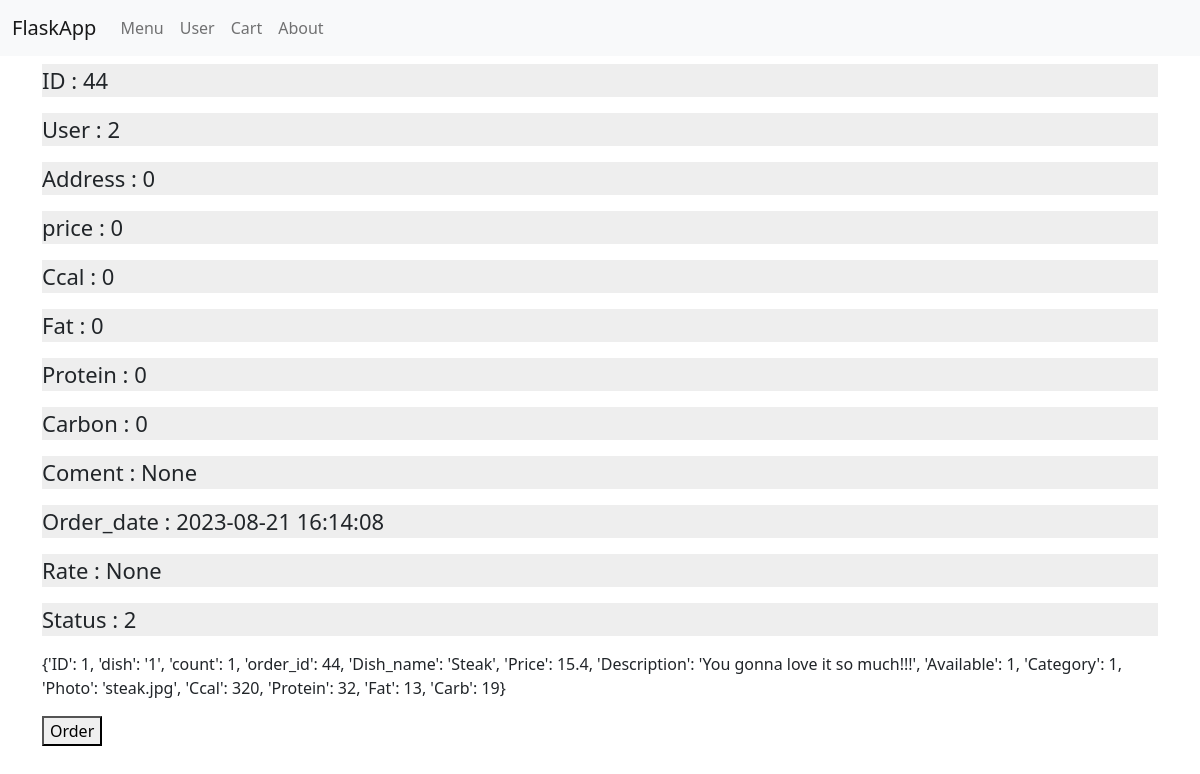
Page /cart/order (signed in) on the committed database.
### tables this page shows
CREATE TABLE Orders (ID INTEGER NOT NULL UNIQUE, User INTEGER NOT NULL, Address INTEGER NOT NULL, price INTEGER NOT NULL, Ccal INTEGER NOT NULL, Fat INTEGER NOT NULL, Protein INTEGER NOT NULL, Carbon INTEGER NOT NULL, Coment TEXT, Order_date TEXT NOT NULL, Rate INTEGER, Status INTEGER NOT NULL REFERENCES Status (ID), FOREIGN KEY (User) REFERENCES User (ID), FOREIGN KEY (Address) REFERENCES Address (ID), PRIMARY KEY (ID AUTOINCREMENT));

CREATE TABLE Ordered_dishes (ID INTEGER NOT NULL UNIQUE, dish TEXT NOT NULL, count INTEGER NOT NULL, order_id INTEGER NOT NULL REFERENCES Orders (ID), FOREIGN KEY (dish) REFERENCES Dishes (ID), PRIMARY KEY (ID AUTOINCREMENT));

### view.py (the view)
def cart_order():
    if request.method == 'POST':
        try:
            db_update_data(SQLiteDB('Dishes.db'), 'Orders', {'Status': 1}, params={'User': session['ID'], 'Status': 0})
        except Exception as e:
            print("Помилка:", e)
        return redirect('/cart')
    if request.method == 'GET':
        try:
            result = db_get_data(SQLiteDB('Dishes.db'), 'Orders', ['*'], params={'User': session['ID']})
            result = result[0]
            dish_data = db_raw_query(SQLiteDB('Dishes.db'),
                                  f'SELECT * FROM Ordered_dishes join Dishes on Ordered_dishes.dish = Dishes.ID where Ordered_dishes.order_id = {result["ID"]}')
            return render_template('cart_order.html', result=result, dish_data=dish_data)
        except Exception as e:
            print("Помилка:", e)
        return render_template('cart_order.html')

### db_methods.py (called while the page is built)
def dict_factory(cursor, row):
    d = {}
    for idx, col in enumerate(cursor.description):
        d[col[0]] = row[idx]
    return d

    def __enter__(self):
        return self

    def __exit__(self, exc_type, exc_val, exc_tb):
        self.connect.commit()
        self.connect.close()

    def sql_query(self, query, all_data=True):
        answer = self.cursor.execute(query)
        if all_data:
            return answer.fetchall()
        else:
            return answer.fetchone()

    def select_from(self, table_name, columns: list, param=None, all_data=True):
        columns = ','.join(columns)
        query = f"SELECT {columns} FROM {table_name}"
        if param:
            param = ' and '.join([f"{key}='{value}'" for key, value in param.items()])
            query += f" WHERE {param}"
        if all_data:
            return self.sql_query(query)
        else:
            return self.sql_query(query, all_data=False)

### view.py (called while the page is built)
def db_get_data(data_base, table_name, *args, params=None, get_all=True):
    with data_base as db:
        result = db.select_from(table_name, *args, param=params, all_data=get_all)
    return result

def db_raw_query(data_base, query: str, get_all=True):
    with data_base as db:
        result = db.sql_query(query, all_data=get_all)
    return result

### templates/cart_order.html (shortened to what this page needs)
{% extends 'cart.html' %}
{% block content %}
{% for key, val in result.items() %}
<div style="padding: 0px; background-color: #EEE">
    <p style="font-size: 22px">{{ key }} : {{ val }}</p>
</div>
{% endfor %}
{% for i in dish_data %}
<p>{{ i }}</p>
{% endfor %}
<form method="post">
    <button type="submit">
        Order
    </button>
</form>
{% endblock %}

### rows in the picture
Orders: key "Order_date", Order_date "2023-08-21 16:14:08"
Ordered_dishes: i "{'ID': 1, 'dish': '1', 'count': 1, 'order_id': 44, 'Dish_name': 'Steak', 'Price': 15.4, 'Description': 'You gonna love it so much!!!', 'Available': 1, 'Category': 1, 'Photo': 'steak.jpg', 'Ccal': 320, 'Protein': 32, 'Fat': 13, 'Carb': 19}"

### other values in the picture
{{ key }} "ID" "User" "Address" "price" "Ccal" "Fat" "Protein" "Carbon" "Coment" "Rate" "Status"
{{ val }} "44" "2" "0" "0" "0" "0" "0" "0" "None" "None" "2"
